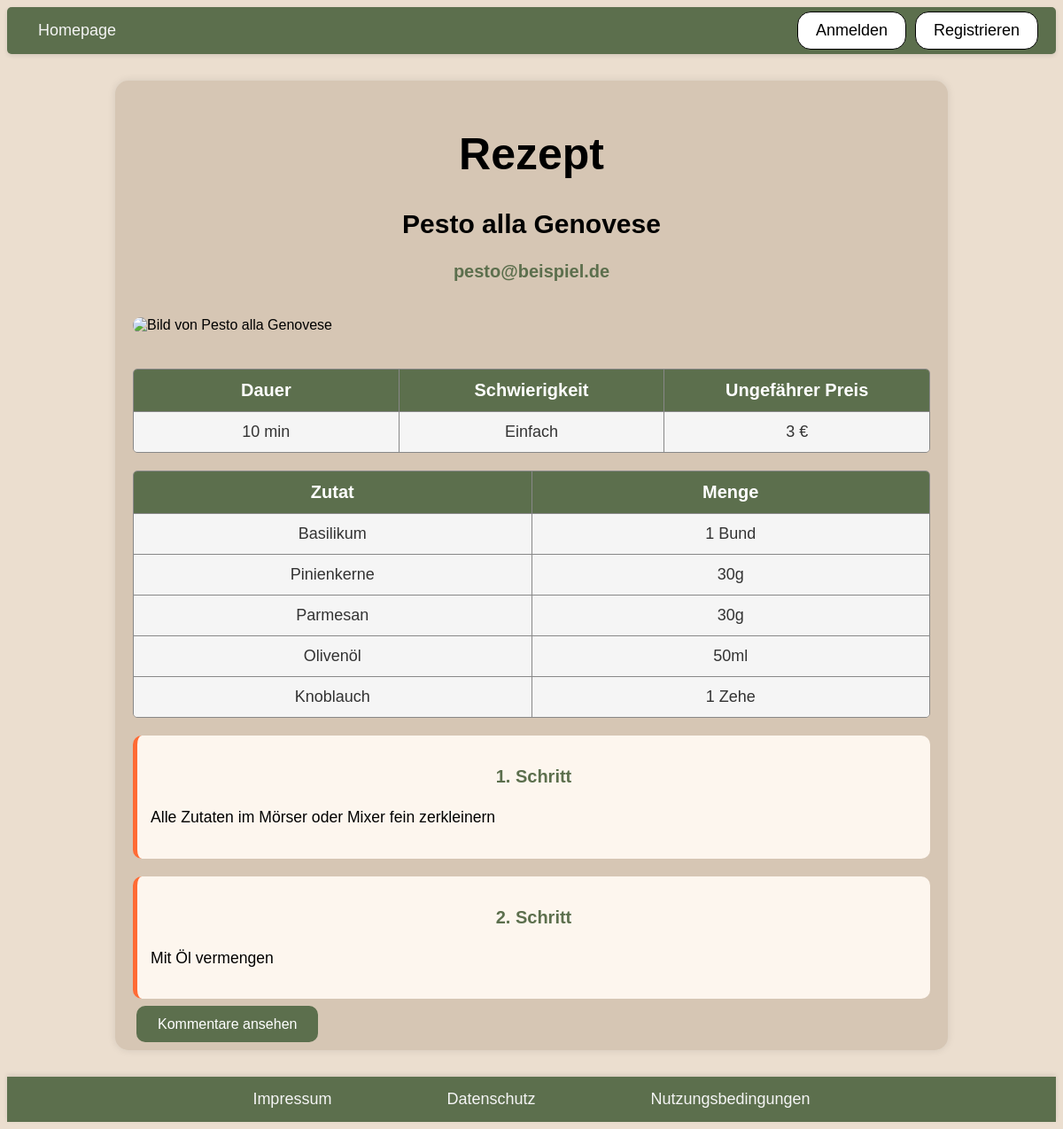
/rezept.php?id=3, run on the app's committed database.
### tables this page shows
CREATE TABLE rezept (
                        id INTEGER PRIMARY KEY AUTOINCREMENT,
                        titel TEXT,
                        email TEXT,
                        kurzbeschreibung TEXT,
                        dauer INTEGER,
                        schwierigkeit TEXT,
                        preis REAL,
                        zutaten TEXT,
                        menge TEXT,
                        anleitung TEXT,
                        bild BLOB,
                        datum text
                    );

### rezept.php (called while the page is built, shortened)
<?php
require_once "php/controller/RezeptController.php";
$rezeptController = new RezeptController();
$entry = $rezeptController->readEntry();
require_once "php/view/RezeptEintrag-show.php";

### php/model/RezeptPDOSQLite.php (called while the page is built, shortened)
<?php
require_once "RezeptEintrag.php";
class RezeptPDOSQLite implements RezeptDAO
{
    private static $instance = null;
    public static function getInstance()
    {
        if (self::$instance === null) {
            self::$instance = new RezeptPDOSQLite();
        }
        return self::$instance;
    }
    public function readEntry($id)
    {
        try {
            $db = $this->getConnection();
            return $this->getEntry($id, $db);
        } catch (PDOException $exc) {
            throw new InternalErrorException();
        }
    }
    public function getEntry($id, $db)
    {
        try {
            $sql = "SELECT * FROM rezept WHERE id=:id LIMIT 1";
            $command = $db->prepare($sql);
            if (!$command->execute([":id" => $id])) {
                throw new InternalErrorException();
            }
            $result = $command->fetchAll();
            $entry = $result[0];
            return new RezeptEintrag(
                $entry["id"],
                $entry["titel"],
                $entry["email"],
                $entry["kurzbeschreibung"],
                $entry["dauer"],
                $entry["schwierigkeit"],
                $entry["preis"],
                $entry["zutaten"],
                $entry["menge"],
                $entry["anleitung"],
                $entry["bild"],
                $entry["datum"]
            );
        } catch (PDOException $exc) {
            throw new InternalErrorException();
        }
    }
    private function getConnection()
    {
        try {
            $user = 'root';
            $pw = null;
            $dsn = 'sqlite:db/rezept.db';
            $db = new PDO($dsn, $user, $pw);
            $db->exec("PRAGMA foreign_keys = ON;");
            return $db;
        } catch (PDOException $e) {
            throw new InternalErrorException();
        }
    }
}

### php/model/Rezept.php (called while the page is built, shortened)
<?php
require_once "php/model/RezeptPDOSQLite.php";
class Rezept{
    public static function getInstance(){
        return RezeptPDOSQLite::getInstance();
    }
}
?>

### php/controller/RezeptController.php (called while the page is built, shortened)
<?php
require_once "php/model/RezeptEintrag.php";
require_once "php/model/Rezept.php";
class RezeptController
{
    public function readEntry()
    {
        try {
            $id = intval($_GET["id"]);
            $rezept = Rezept::getInstance();
            $entry = $rezept->readEntry($id);
            return $entry;
        } catch (MissingEntryException $exc) {
            $this->handleMissingEntryException();
        } catch (InternalErrorException $exc) {
            $this->handleInternalErrorException();
        }
    }
}

### php/model/RezeptEintrag.php (called while the page is built, shortened)
<?php
class RezeptEintrag
{
    private $id;
    private $titel;
    private $email;
    private $dauer;
    private $schwierigkeit;
    private $preis;
    private $zutaten = [];
    private $menge = [];
    private $anleitung;
    public function __construct($id, $titel, $email, $kurzbeschreibung, $dauer, $schwierigkeit, $preis, $zutaten, $menge, $anleitung, $bild, $datum)
    {
        $this->id = $id;
        $this->titel = $titel;
        $this->email = $email;
        $this->dauer = $dauer;
        $this->schwierigkeit = $schwierigkeit;
        $this->preis = $preis;
        $this->zutaten = is_array($zutaten) ? $zutaten : explode('||', $zutaten);
        $this->menge = is_array($menge) ? $menge : explode('||', $menge);
        $this->anleitung = $anleitung;
    }
    public function getId()
    {
        return $this->id;
    }
    public function getTitel()
    {
        return $this->titel;
    }
    public function getEmail()
    {
        return $this->email;
    }
    public function getDauer()
    {
        return $this->dauer;
    }
    public function getSchwierigkeit()
    {
        return $this->schwierigkeit;
    }
    public function getPreis()
    {
        return $this->preis;
    }
    public function getZutaten()
    {
        return $this->zutaten;
    }
    public function getMenge()
    {
        return $this->menge;
    }
    public function getAnleitungArray()
    {
        return explode('||', $this->anleitung);
    }
}

### php/view/rezeptEintrag-show.php (the view, shortened to what this page needs)
<?php
require_once "php/include/head.php";
?>
<body>
    <?php
    require_once "php/include/header.php";
    ?>
    <main class="rezept-container">
        <h1>Rezept</h1>
        <h2>
            <?= htmlspecialchars($entry->getTitel()) ?>
        </h2>
        <h3>
            <?= htmlspecialchars($entry->getEmail()) ?>
        </h3>
        <img
            src="rezeptBild.php?id=<?= urlencode($entry->getId()) ?>"
            alt="Bild von <?= htmlspecialchars($entry->getTitel()) ?>"
            title="<?= htmlspecialchars($entry->getTitel()) ?>"
            class="rezept-bild" />
        <div class="table-container info-table">
            <div class="table-header">
                <div>Dauer</div>
                <div>Schwierigkeit</div>
                <div>Ungefährer Preis</div>
            </div>
            <div class="table-row">
                <div class="table-cell"><?= htmlspecialchars($entry->getDauer()) ?> min</div>
                <div class="table-cell"><?= htmlspecialchars($entry->getSchwierigkeit()) ?></div>
                <div class="table-cell"><?= htmlspecialchars($entry->getPreis()) ?> €</div>
            </div>
        </div>
        <?php
        $zutatenArr = $entry->getZutaten();
        $mengeArr = $entry->getMenge();
        ?>
        <div class="table-container">
            <div class="table-header">
                <div>Zutat</div>
                <div>Menge</div>
            </div>
            <?php for ($i = 0; $i < count($zutatenArr); $i++): ?>
                <div class="table-row">
                    <div><?= htmlspecialchars($zutatenArr[$i] ?? '') ?></div>
                    <div><?= htmlspecialchars($mengeArr[$i] ?? '') ?></div>
                </div>
            <?php endfor; ?>
        </div>
        <?php $anleitungArr = $entry->getAnleitungArray(); ?>
        <?php foreach ($anleitungArr as $i => $schritt): ?>
            <div class="rezept-schritt">
                <h3><?= ($i + 1) ?>. Schritt</h3>
                <p><?= htmlspecialchars($schritt) ?></p>
            </div>
        <?php endforeach; ?>
        <a href="kommentare.php?id=<?= urlencode($entry->getId()) ?>" class="rezept-button">Kommentare ansehen </a>
    </main>
    <?php
    include_once "php/include/footer.php"
    ?>
</body>
</html>

### css/index.css (style rules this page uses)
body { background-color: rgb(235, 222, 207);; font-family: sans-serif; }
h1 { color: Black; font-family: sans-serif; font-size: 50px; text-align: center; }

### css/rezept.css (style rules this page uses)
.rezept-container { max-width: 900px; margin: 30px auto; background-color: #D6C6B4; padding: 20px; border-radius: 15px; box-shadow: 0 0 10px rgba(0, 0, 0, 0.1); }
.rezept-container h2 { color: black; text-align: center; font-family: sans-serif; font-size: 30px; word-break: break-word; overflow-wrap: break-word; }
.rezept-container h3 { color: #5C6F4D; text-align: center; font-family: sans-serif; font-size: 20px; word-break: break-word; overflow-wrap: break-word; }
.rezept-container p, .rezept-container li { font-size: 1.1em; line-height: 1.6; font-family: sans-serif; }
.rezept-schritt { background-color: #fdf6ee; border-left: 5px solid #FF6B35; padding: 15px; margin: 20px 0; border-radius: 10px; }
.rezept-schritt p { word-break: break-word; overflow-wrap: break-word; }
.rezept-bild { width: 100%; max-height: 400px; object-fit: cover; border-radius: 10px; margin: 20px 0; }
.rezept-button { background-color: #5C6F4D; color: white; border: none; padding: 12px 24px; margin: 4px; border-radius: 10px; font-size: 16px; text-decoration: none; cursor: pointer; transition: 0.3s ease; }
.table-container { display: flex; flex-direction: column; margin: 20px 0; border: 1px solid #888; border-radius: 5px; overflow: hidden; font-family: sans-serif; }
.table-header, .table-row { display: flex; justify-content: space-between; text-align: center; }
.table-header { background-color: #5C6F4D; color: white; font-weight: bold; font-size: 20px; }
.table-header div, .table-row div { flex: 1; padding: 12px; border-right: 1px solid #888; word-break: break-word; overflow: break-word; white-space: normal; }
.table-header div:last-child, .table-row div:last-child { border-right: none; }
.table-row { background-color: #f5f5f5; color: #333; border-top: 1px solid #888; font-size: 18px; }

### data on the page
rezept: titel "Pesto alla Genovese", email "pesto@beispiel.de", dauer "10", schwierigkeit "Einfach", preis "3", anleitung "Alle Zutaten im Mörser oder Mixer fein zerkleinern", anleitung "Mit Öl vermengen"

### other printed values
$zutatenArr[$i] "Basilikum"
$mengeArr[$i] "1 Bund"
$zutatenArr[$i] "Pinienkerne"
$mengeArr[$i] "30g"
$zutatenArr[$i] "Parmesan"
$zutatenArr[$i] "Olivenöl"
$mengeArr[$i] "50ml"
$zutatenArr[$i] "Knoblauch"
$mengeArr[$i] "1 Zehe"
